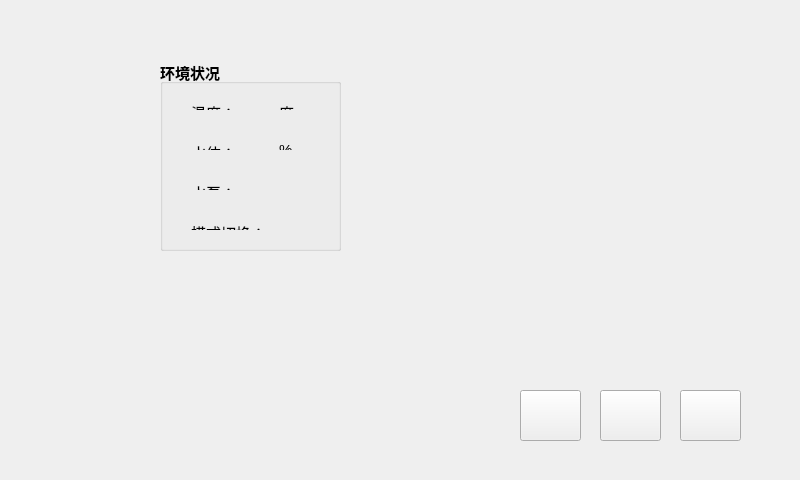
<?xml version="1.0" encoding="UTF-8"?>
<ui version="4.0">
 <class>Widget</class>
 <widget class="QWidget" name="Widget">
  <property name="geometry">
   <rect>
    <x>0</x>
    <y>0</y>
    <width>800</width>
    <height>480</height>
   </rect>
  </property>
  <property name="maximumSize">
   <size>
    <width>800</width>
    <height>480</height>
   </size>
  </property>
  <property name="windowTitle">
   <string>Widget</string>
  </property>
  <widget class="QGroupBox" name="groupBox">
   <property name="geometry">
    <rect>
     <x>160</x>
     <y>60</y>
     <width>181</width>
     <height>191</height>
    </rect>
   </property>
   <property name="font">
    <font>
     <pointsize>11</pointsize>
     <weight>75</weight>
     <bold>true</bold>
    </font>
   </property>
   <property name="title">
    <string>环境状况</string>
   </property>
   <widget class="QWidget" name="layoutWidget">
    <property name="geometry">
     <rect>
      <x>20</x>
      <y>30</y>
      <width>141</width>
      <height>31</height>
     </rect>
    </property>
    <layout class="QHBoxLayout" name="horizontalLayout">
     <item>
      <widget class="QLabel" name="label">
       <property name="text">
        <string>&lt;!DOCTYPE HTML PUBLIC &quot;-//W3C//DTD HTML 4.0//EN&quot; &quot;http://www.w3.org/TR/REC-html40/strict.dtd&quot;&gt;
&lt;html&gt;&lt;head&gt;&lt;meta name=&quot;qrichtext&quot; content=&quot;1&quot; /&gt;&lt;style type=&quot;text/css&quot;&gt;
p, li { white-space: pre-wrap; }
&lt;/style&gt;&lt;/head&gt;&lt;body style=&quot; font-family:'SimSun'; font-size:11pt; font-weight:600; font-style:normal;&quot;&gt;
&lt;p style=&quot; margin-top:0px; margin-bottom:0px; margin-left:0px; margin-right:0px; -qt-block-indent:0; text-indent:0px;&quot;&gt;&lt;span style=&quot; font-family:'宋体'; font-weight:400;&quot;&gt;温度：&lt;/span&gt;&lt;/p&gt;&lt;/body&gt;&lt;/html&gt;</string>
       </property>
      </widget>
     </item>
     <item>
      <widget class="QLabel" name="tempLabel">
       <property name="text">
        <string>&lt;!DOCTYPE HTML PUBLIC &quot;-//W3C//DTD HTML 4.0//EN&quot; &quot;http://www.w3.org/TR/REC-html40/strict.dtd&quot;&gt;
&lt;html&gt;&lt;head&gt;&lt;meta name=&quot;qrichtext&quot; content=&quot;1&quot; /&gt;&lt;style type=&quot;text/css&quot;&gt;
p, li { white-space: pre-wrap; }
&lt;/style&gt;&lt;/head&gt;&lt;body style=&quot; font-family:'SimSun'; font-size:9pt; font-weight:400; font-style:normal;&quot;&gt;
&lt;p style=&quot;-qt-paragraph-type:empty; margin-top:0px; margin-bottom:0px; margin-left:0px; margin-right:0px; -qt-block-indent:0; text-indent:0px; font-family:'宋体';&quot;&gt;&lt;/p&gt;&lt;/body&gt;&lt;/html&gt;</string>
       </property>
      </widget>
     </item>
     <item>
      <widget class="QLabel" name="label_3">
       <property name="text">
        <string>&lt;!DOCTYPE HTML PUBLIC &quot;-//W3C//DTD HTML 4.0//EN&quot; &quot;http://www.w3.org/TR/REC-html40/strict.dtd&quot;&gt;
&lt;html&gt;&lt;head&gt;&lt;meta name=&quot;qrichtext&quot; content=&quot;1&quot; /&gt;&lt;style type=&quot;text/css&quot;&gt;
p, li { white-space: pre-wrap; }
&lt;/style&gt;&lt;/head&gt;&lt;body style=&quot; font-family:'SimSun'; font-size:11pt; font-weight:600; font-style:normal;&quot;&gt;
&lt;p style=&quot; margin-top:0px; margin-bottom:0px; margin-left:0px; margin-right:0px; -qt-block-indent:0; text-indent:0px;&quot;&gt;&lt;span style=&quot; font-family:'宋体'; font-weight:400;&quot;&gt;度&lt;/span&gt;&lt;/p&gt;&lt;/body&gt;&lt;/html&gt;</string>
       </property>
      </widget>
     </item>
    </layout>
   </widget>
   <widget class="QWidget" name="layoutWidget_2">
    <property name="geometry">
     <rect>
      <x>20</x>
      <y>110</y>
      <width>141</width>
      <height>31</height>
     </rect>
    </property>
    <layout class="QHBoxLayout" name="horizontalLayout_3">
     <item>
      <widget class="QLabel" name="label_6">
       <property name="text">
        <string>&lt;!DOCTYPE HTML PUBLIC &quot;-//W3C//DTD HTML 4.0//EN&quot; &quot;http://www.w3.org/TR/REC-html40/strict.dtd&quot;&gt;
&lt;html&gt;&lt;head&gt;&lt;meta name=&quot;qrichtext&quot; content=&quot;1&quot; /&gt;&lt;style type=&quot;text/css&quot;&gt;
p, li { white-space: pre-wrap; }
&lt;/style&gt;&lt;/head&gt;&lt;body style=&quot; font-family:'SimSun'; font-size:11pt; font-weight:600; font-style:normal;&quot;&gt;
&lt;p style=&quot; margin-top:0px; margin-bottom:0px; margin-left:0px; margin-right:0px; -qt-block-indent:0; text-indent:0px;&quot;&gt;&lt;span style=&quot; font-family:'宋体'; font-weight:400;&quot;&gt;水泵：&lt;/span&gt;&lt;/p&gt;&lt;/body&gt;&lt;/html&gt;</string>
       </property>
      </widget>
     </item>
     <item>
      <widget class="QLabel" name="manLabel">
       <property name="text">
        <string>&lt;!DOCTYPE HTML PUBLIC &quot;-//W3C//DTD HTML 4.0//EN&quot; &quot;http://www.w3.org/TR/REC-html40/strict.dtd&quot;&gt;
&lt;html&gt;&lt;head&gt;&lt;meta name=&quot;qrichtext&quot; content=&quot;1&quot; /&gt;&lt;style type=&quot;text/css&quot;&gt;
p, li { white-space: pre-wrap; }
&lt;/style&gt;&lt;/head&gt;&lt;body style=&quot; font-family:'SimSun'; font-size:9pt; font-weight:400; font-style:normal;&quot;&gt;
&lt;p style=&quot;-qt-paragraph-type:empty; margin-top:0px; margin-bottom:0px; margin-left:0px; margin-right:0px; -qt-block-indent:0; text-indent:0px; font-family:'宋体';&quot;&gt;&lt;/p&gt;&lt;/body&gt;&lt;/html&gt;</string>
       </property>
      </widget>
     </item>
    </layout>
   </widget>
   <widget class="QWidget" name="layoutWidget_3">
    <property name="geometry">
     <rect>
      <x>20</x>
      <y>150</y>
      <width>131</width>
      <height>31</height>
     </rect>
    </property>
    <layout class="QHBoxLayout" name="horizontalLayout_4">
     <item>
      <widget class="QLabel" name="label_8">
       <property name="text">
        <string>&lt;!DOCTYPE HTML PUBLIC &quot;-//W3C//DTD HTML 4.0//EN&quot; &quot;http://www.w3.org/TR/REC-html40/strict.dtd&quot;&gt;
&lt;html&gt;&lt;head&gt;&lt;meta name=&quot;qrichtext&quot; content=&quot;1&quot; /&gt;&lt;style type=&quot;text/css&quot;&gt;
p, li { white-space: pre-wrap; }
&lt;/style&gt;&lt;/head&gt;&lt;body style=&quot; font-family:'SimSun'; font-size:11pt; font-weight:600; font-style:normal;&quot;&gt;
&lt;p style=&quot; margin-top:0px; margin-bottom:0px; margin-left:0px; margin-right:0px; -qt-block-indent:0; text-indent:0px;&quot;&gt;&lt;span style=&quot; font-family:'宋体'; font-weight:400;&quot;&gt;模式切换：&lt;/span&gt;&lt;/p&gt;&lt;/body&gt;&lt;/html&gt;</string>
       </property>
      </widget>
     </item>
    </layout>
   </widget>
   <widget class="QWidget" name="layoutWidget_4">
    <property name="geometry">
     <rect>
      <x>20</x>
      <y>70</y>
      <width>141</width>
      <height>31</height>
     </rect>
    </property>
    <layout class="QHBoxLayout" name="horizontalLayout_2">
     <item>
      <widget class="QLabel" name="label_4">
       <property name="text">
        <string>&lt;!DOCTYPE HTML PUBLIC &quot;-//W3C//DTD HTML 4.0//EN&quot; &quot;http://www.w3.org/TR/REC-html40/strict.dtd&quot;&gt;
&lt;html&gt;&lt;head&gt;&lt;meta name=&quot;qrichtext&quot; content=&quot;1&quot; /&gt;&lt;style type=&quot;text/css&quot;&gt;
p, li { white-space: pre-wrap; }
&lt;/style&gt;&lt;/head&gt;&lt;body style=&quot; font-family:'SimSun'; font-size:11pt; font-weight:600; font-style:normal;&quot;&gt;
&lt;p style=&quot; margin-top:0px; margin-bottom:0px; margin-left:0px; margin-right:0px; -qt-block-indent:0; text-indent:0px;&quot;&gt;&lt;span style=&quot; font-family:'宋体'; font-weight:400;&quot;&gt;水位：&lt;/span&gt;&lt;/p&gt;&lt;/body&gt;&lt;/html&gt;</string>
       </property>
      </widget>
     </item>
     <item>
      <widget class="QLabel" name="humLabel">
       <property name="text">
        <string>&lt;!DOCTYPE HTML PUBLIC &quot;-//W3C//DTD HTML 4.0//EN&quot; &quot;http://www.w3.org/TR/REC-html40/strict.dtd&quot;&gt;
&lt;html&gt;&lt;head&gt;&lt;meta name=&quot;qrichtext&quot; content=&quot;1&quot; /&gt;&lt;style type=&quot;text/css&quot;&gt;
p, li { white-space: pre-wrap; }
&lt;/style&gt;&lt;/head&gt;&lt;body style=&quot; font-family:'SimSun'; font-size:9pt; font-weight:400; font-style:normal;&quot;&gt;
&lt;p style=&quot;-qt-paragraph-type:empty; margin-top:0px; margin-bottom:0px; margin-left:0px; margin-right:0px; -qt-block-indent:0; text-indent:0px; font-family:'宋体';&quot;&gt;&lt;/p&gt;&lt;/body&gt;&lt;/html&gt;</string>
       </property>
      </widget>
     </item>
     <item>
      <widget class="QLabel" name="label_2">
       <property name="text">
        <string>&lt;!DOCTYPE HTML PUBLIC &quot;-//W3C//DTD HTML 4.0//EN&quot; &quot;http://www.w3.org/TR/REC-html40/strict.dtd&quot;&gt;
&lt;html&gt;&lt;head&gt;&lt;meta name=&quot;qrichtext&quot; content=&quot;1&quot; /&gt;&lt;style type=&quot;text/css&quot;&gt;
p, li { white-space: pre-wrap; }
&lt;/style&gt;&lt;/head&gt;&lt;body style=&quot; font-family:'SimSun'; font-size:11pt; font-weight:600; font-style:normal;&quot;&gt;
&lt;p style=&quot; margin-top:0px; margin-bottom:0px; margin-left:0px; margin-right:0px; -qt-block-indent:0; text-indent:0px;&quot;&gt;&lt;span style=&quot; font-family:'宋体'; font-weight:400;&quot;&gt;%&lt;/span&gt;&lt;/p&gt;&lt;/body&gt;&lt;/html&gt;</string>
       </property>
      </widget>
     </item>
    </layout>
   </widget>
  </widget>
  <widget class="QPushButton" name="navButton">
   <property name="geometry">
    <rect>
     <x>600</x>
     <y>390</y>
     <width>61</width>
     <height>51</height>
    </rect>
   </property>
   <property name="text">
    <string/>
   </property>
  </widget>
  <widget class="QPushButton" name="startButton">
   <property name="geometry">
    <rect>
     <x>680</x>
     <y>390</y>
     <width>61</width>
     <height>51</height>
    </rect>
   </property>
   <property name="text">
    <string/>
   </property>
  </widget>
  <widget class="QPushButton" name="setButton">
   <property name="geometry">
    <rect>
     <x>520</x>
     <y>390</y>
     <width>61</width>
     <height>51</height>
    </rect>
   </property>
   <property name="text">
    <string/>
   </property>
  </widget>
 </widget>
 <layoutdefault spacing="6" margin="11"/>
 <resources/>
 <connections/>
</ui>
